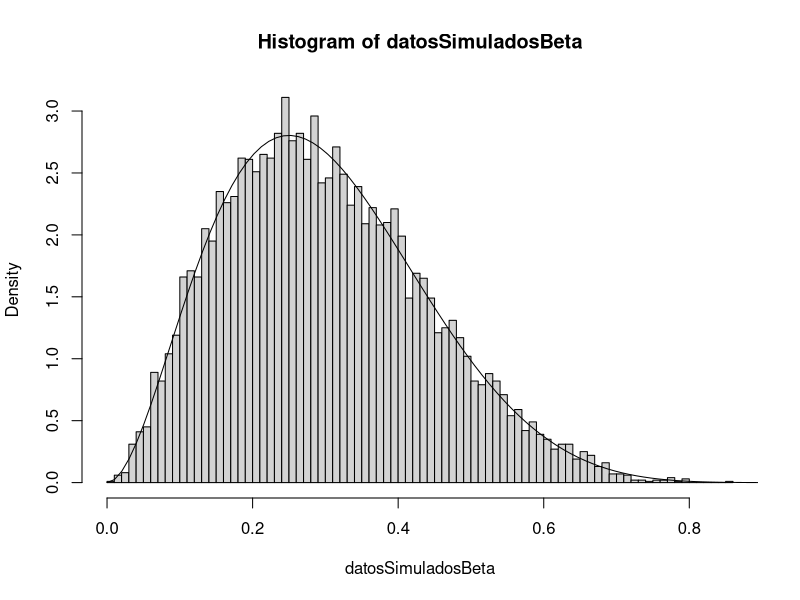
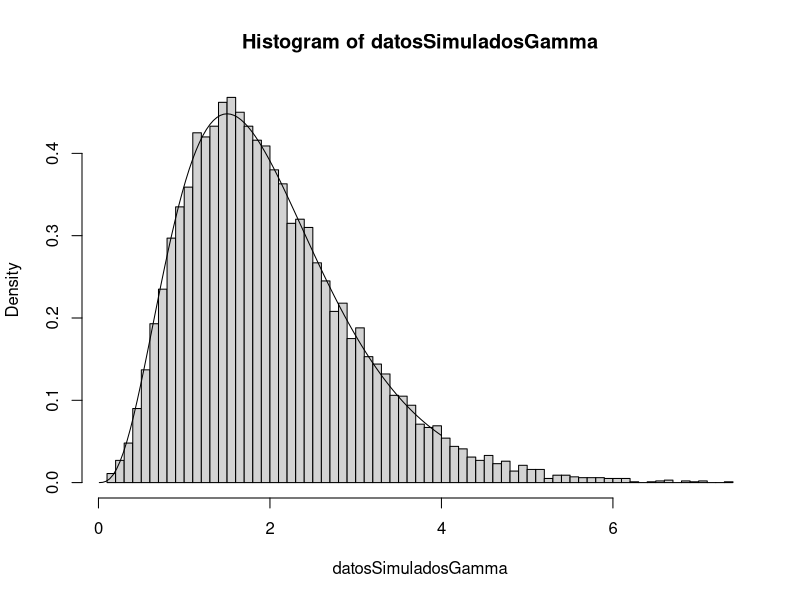
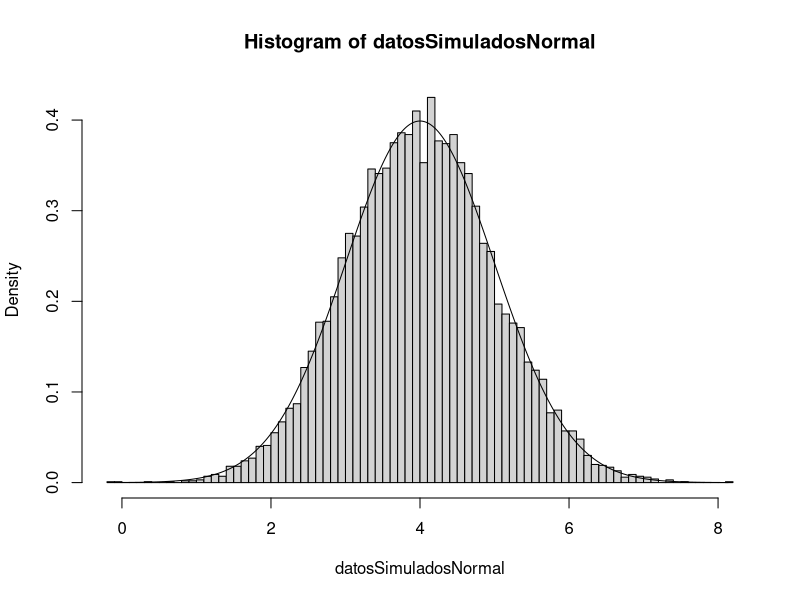

Generate these figures, in order, with R:
## ---- chunk 1
datosSimuladosBeta = rbeta(10000, 3, 7)
p = seq(0, 1, length=100)

#create plot of Beta distribution with shape parameters 2 and 10
hist(datosSimuladosBeta, breaks = 100, freq = F)

lines(p, dbeta(p, 3, 7), type='l')

## ---- chunk 2
darMedidasResumen = function(datos){
  res = c(mean(datos), #  Medida 1 de resumen
  median(datos), # Medida 2 de resumen
  sd(datos)) # Medida 3 de resumen
  return(res)
}
## ---- chunk 3
darMedidasResumen(datosSimuladosBeta)
## ---- chunk 4
datosSimuladosGamma = rgamma(10000, 4, 2)
hist(datosSimuladosGamma, breaks = 100, freq=F)
minimGamma = 0.01#min(datosSimuladosGamma)
maximGamma = 4#max(datosSimuladosGamma)

xrange = seq(minimGamma, maximGamma, length=100)
lines(xrange, dgamma(xrange, 4, 2), type='l')
## ---- chunk 5
darMedidasResumen(datosSimuladosGamma)
## ---- chunk 6
datosSimuladosNormal = rnorm(10000, 4, 1)
minimNorm = min(datosSimuladosNormal)
maximNorm = max(datosSimuladosNormal)
xrangeNorm = seq(minimNorm, maximNorm, length=1000)

#create plot of Beta distribution with shape parameters 2 and 10
hist(datosSimuladosNormal, breaks = 100, freq = F)
lines(xrangeNorm, dnorm(xrangeNorm, 4, 1), type='l')


## ---- chunk 7
betaMail = rbeta(100000, 2, 5)
## ---- chunk 8
generarDatoAPartirDeParametroSimulado = function(thetaSimul){
  return(rbinom(1, 1, thetaSimul))
}
## ---- chunk 9
ySimulados = sapply(betaMail, generarDatoAPartirDeParametroSimulado )
df = data.frame(betaMail, ySimulados )
dfRespondio = df[df$ySimulados==1,]
print(nrow(dfRespondio)/nrow(df))
betasExito = dfRespondio$betaMail
## ---- chunk 10
summary(betasExito)
## ---- chunk 11
datosLunes = rbeta(10000, 3, 7)
datosSabado = rbeta(10000, 4, 8)
deltaDiferenciaLunesSabado = datosLunes - datosSabado
summary(deltaDiferenciaLunesSabado)
## ---- chunk 12
length(deltaDiferenciaLunesSabado[deltaDiferenciaLunesSabado<0])/10000
## ---- chunk 13
tamanio = 30000
arboles = c("A" , "B", "C")
probaInfectado = c(0.15, 0.8, 0.05)
probaSano = c(0.2, 0.1, 0.7)

infectados = rbinom(tamanio,1, 0.18)
tipoArbol = c()
for (i in c(1:tamanio)){
  if(infectados[i]==1){
    tipoArbol[i] = sample(arboles, 1, prob = probaInfectado)
  }
  else{
    tipoArbol[i] = sample(arboles, 1, prob = probaSano)
  }
}
dfArboles = data.frame(infectados, tipoArbol)
## ---- chunk 14
dfArboles
## ---- chunk 15
nrow(dfArboles[dfArboles$tipoArbol=="B",])/ nrow(dfArboles)
## ---- chunk 16
sum(dfArboles[dfArboles$tipoArbol=="B",]$infectados)/ nrow(dfArboles[dfArboles$tipoArbol=="B",])
## ---- chunk 17
candidatoNuevoParametro = function(thetaViejo, desvio){
  return(thetaViejo + rnorm(1, 0, desvio))
}
## ---- chunk 18
probabilidadParametroDadoDatosNormal = function(datos){
  return(0.1) #Cambiar
}
## ---- chunk 19
metropolisHastingsFunction = function(tamanioMuestra, valorInicial, desvio, funcionCandidato, likelihoodFunction){
  sampleos = c()
  thetaAnt = valorInicial
  for (i in c(1:tamanioMuestra)){
    sampleos[i] = thetaAnt
    thetaCand = funcionCandidato(thetaAnt, desvio)
    r = likelihoodFunction(thetaCand)/likelihoodFunction(thetaAnt)
    m = min(c(r, 1))
    if(runif(1, 0, 1)<m){
      thetaAnt = thetaCand
    }
  }
  return(sampleos)
}
## ---- chunk 20
metropolisHastingsFunction(100, 0, 0.1, candidatoNuevoParametro, probabilidadParametroDadoDatosNormal)
